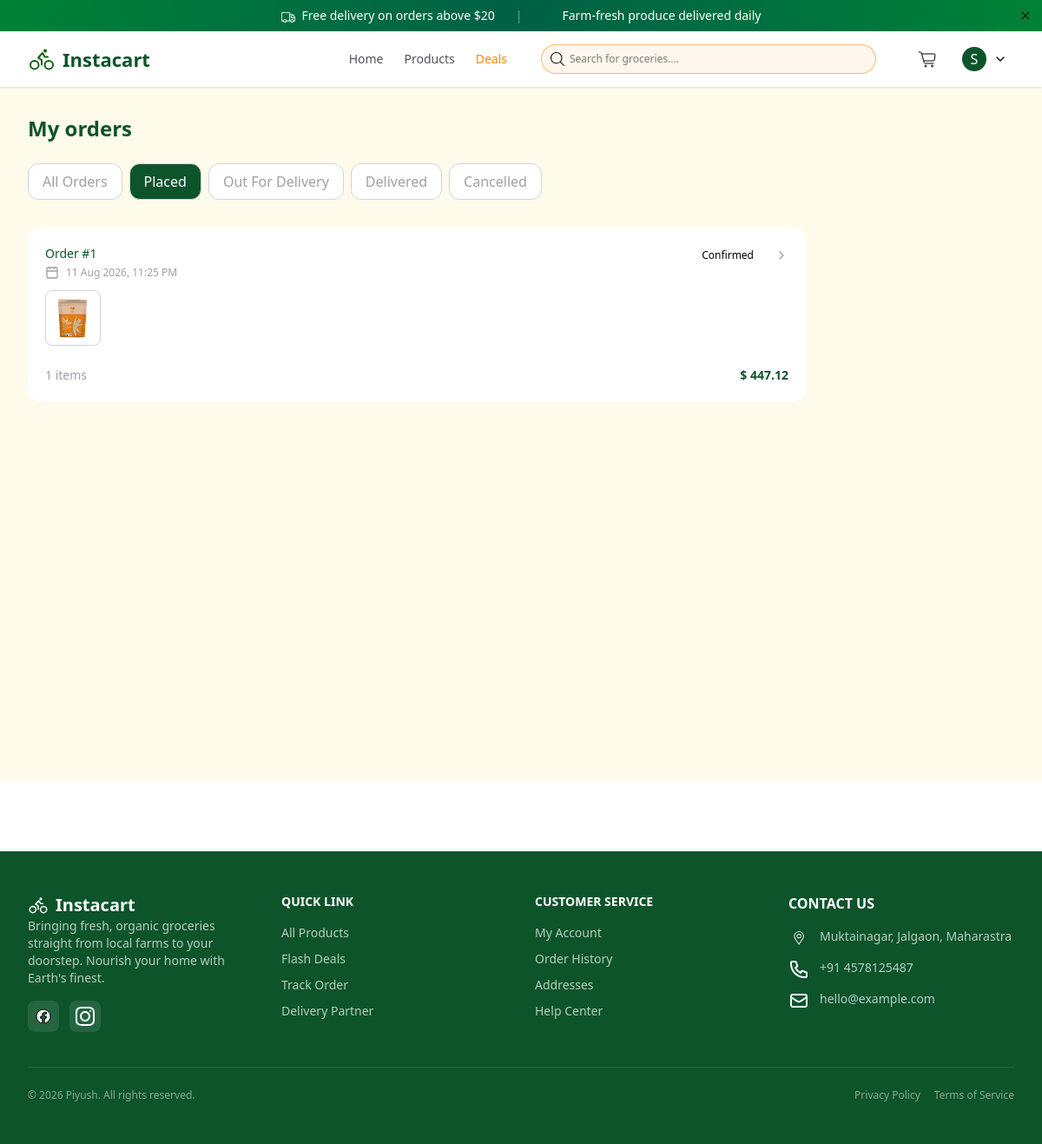
The page /orders/?activeTab=Placed (signed in) on the database its author committed.
### accounts/models.py (models this page shows, shortened)
class User(AbstractUser):
    email = models.EmailField(unique=True)
    phone = models.CharField(max_length=15, blank=True)
    avatar = models.ImageField(upload_to="avatars/", blank=True, null=True)
    is_admin = models.BooleanField(default=False)
    USERNAME_FIELD = 'email'
    REQUIRED_FIELDS = ['username']

### FeaturesApp/models.py (models this page shows, shortened)
class Order(models.Model):
    STATUS_CHOICES = (
        ("Placed", "Placed"),
        ("Confirmed", "Confirmed"),
        ('Assigned', 'Assigned'),
        ("Packed", "Packed"),
        ("Out for Delivery", "Out for Delivery"),
        ("Delivered", "Delivered"),
        ("Cancelled", "Cancelled"),
    )
    PAYMENT_METHODS = (
        ("card", "Card"),
        ("cash", "Cash"),
    )
    user = models.ForeignKey(settings.AUTH_USER_MODEL, on_delete=models.CASCADE, related_name="order")
    shipping_address = models.ForeignKey(Address, on_delete=models.CASCADE, related_name="order")
    payment_method = models.CharField(max_length=20, choices=PAYMENT_METHODS, default='card')
    subtotal = models.DecimalField(max_digits=10, decimal_places=2)
    delivery_fee = models.DecimalField(max_digits=10, decimal_places=2, default=0)
    tax = models.DecimalField(max_digits=10, decimal_places=2, default=0)
    total = models.DecimalField(max_digits=10, decimal_places=2)
    status = models.CharField(max_length=30, choices=STATUS_CHOICES, default='Placed')
    delivery_partner = models.ForeignKey(DeliveryPartner, on_delete=models.SET_NULL, null=True, blank=True, related_name="order")
    delivery_otp = models.CharField(max_length=6, blank=True, default='')
    live_location = models.JSONField(blank=True, null=True)
    is_paid = models.BooleanField(default=False)
    created_at = models.DateTimeField(auto_now_add=True)
    updated_at = models.DateTimeField(auto_now=True)

class OrderItem(models.Model):
    order = models.ForeignKey(Order, on_delete=models.CASCADE, related_name="items")
    product = models.ForeignKey(Product, on_delete=models.CASCADE, related_name="OrderItemProduct")
    quantity = models.PositiveIntegerField()
    price = models.DecimalField(max_digits=10, decimal_places=2)

class Product(models.Model):
    category = models.ForeignKey(Category, on_delete=models.CASCADE, related_name='ProductCategory')
    name = models.CharField(max_length=200)
    description = models.TextField(blank=True)
    price = models.DecimalField(max_digits=10, decimal_places=2, blank=True)
    original_price = models.DecimalField(max_digits=10, decimal_places=2, default=0)
    image = models.ImageField(upload_to="products/")
    unit = models.CharField(max_length=30, default='piece')
    stock = models.PositiveIntegerField(default=0)
    is_organic = models.BooleanField(default=False)
    rating = models.FloatField(default=0)
    review_count = models.PositiveIntegerField(default=0)
    discount = models.DecimalField(max_digits=5, decimal_places=2, default=0)
    created_at = models.DateTimeField(auto_now_add=True)
    updated_at = models.DateTimeField(auto_now=True)

### FeaturesApp/views.py (the view)
# urls.py: path("orders/", MyOrders, name="MyOrders"),
@login_required(login_url='Login')
def MyOrders(request):
    activeTab = request.GET.get('activeTab','All Orders')
    if activeTab == 'All Orders':
        orders = Order.objects.filter(user=request.user)
    elif activeTab == 'Placed':
        orders = Order.objects.filter(user=request.user, status__in=[ 'Placed', 'Confirmed', 'Assigned', 'Packed'])
    else:
        orders = Order.objects.filter(user=request.user, status=activeTab)
    statusCol = statusColors()
    for order in orders:
        order.statusColour = statusCol.get(order.status, 'bg-gray-100 text-gray-700') # will raise error for unexpeted status
        order.itemsExtraCount = max(order.items.count()-4, 0)
    context={
        'cart':cart(request),
        'orders':orders.prefetch_related('items__product').order_by('-created_at'),
        'tabs':['All Orders', 'Placed', 'Out For Delivery', 'Delivered', 'Cancelled'],
        'activeTab':activeTab,
        'statusColours':statusCol,
    }
    return render(request, "MyOrders.html", context=context)

### FeaturesApp/dummyData.py (called while the page is built)
def statusColors():
    return {
        'Placed': "bg-blue-100 text-blue-700",
        'Confirmed': "bg-indigo-100 text-indigo-700",
        'Packed': "bg-purple-100 text-purple-700",
        "Out for Delivery": "bg-orange-400/10 text-orange-400",
        'Delivered': "bg-green-100 text-green-700",
        'Cancelled': "bg-red-100 text-red-700",
    }

### FeaturesApp/views.py (called while the page is built, shortened)
def cart(request):
    cart_items = []
    cart_total = Decimal('0')
    cart_count = 0
    if request.user.is_authenticated:
        items = CartItem.objects.filter(user=request.user)
    delivery_fee = Decimal('0')
    if cart_total <= Decimal('20'):
        delivery_fee = Decimal(1.99)
    tax = cart_total * Decimal(0.08)
    tax = round(tax, 2)
    context = {
        "cart_items":cart_items,
        "cart_total":cart_total,
        "cart_count":cart_count,
        "grand_total": cart_total + delivery_fee,
        "delivery_fee":delivery_fee,
        'tax':tax,
        'last_total': cart_total + delivery_fee + tax,
    }
    return context

### theme/templates/MyOrders.html (shortened to what this page needs)
{% extends 'AppLayout.html' %}
{% block content %}
    <div class="min-h-screen bg-amber-50 mb-20">
        <div class="max-w-7xl mx-auto px-4 sm:px-6 lg:px-8 py-8">
            <h1 class="text-2xl font-semibold text-green-900 mb-6">My orders</h1>
            <div class="flex gap-2 mb-6 overflow-x-auto pb-2">
                {% for tab in tabs %}
                    <a href=" {% url 'MyOrders' %}?activeTab={{ tab }}">
                        <button class=" px-4 py-2 tex-sm font-medium rounded-xl whitespace-nowrap transition-colors border border-gray-300
                        {% if activeTab == tab %}
                            bg-green-900 text-white
                        {% else %}
                            bg-white text-zinc-400 hover:bg-amber-200
                        {% endif %}
                        ">
                        {{ tab }}
                        </button>
                    </a>
                {% endfor %}
            </div>
            {% if orders|length == 0 %}
                <div class="text-center py-16">
                    <i data-lucide="package" class="size-16 text-zinc-400 mx-auto mb-4"></i>
                    <h2 class="text-lg font-medium text-green-900 mb-2">No orders yet</h2>
                    <p class="text-sm text-zinc-400 mb-4">Start shopping to see your orders here</p>
                    <a href="{% url 'Products' %}" class="inline-flex px-4 py-2 bg-green-900 text-white text-sm rounded-lg">
                        Start Shopping
                    </a>
                </div>
            {% else %}
                <div class="space-y-4">
                    {% for order in orders %}
                        <a href="{% url 'OrderTracking' order.id %}" class="block max-w-4xl bg-white rounded-2xl p-5 hover:shadow transition-all">
                            <div class="flex items-start justify-between mb-3">
                                <div class="">
                                    <p class="text-sm font-medium text-green-900">Order #{{ order.id|slice:"-8:"|upper }}</p>
                                    <div class="flex items-center gap-2 mt-1">
                                        <i data-lucide="calendar" class="size-4 text-zinc-400"></i>
                                        <span class="text-xs text-zinc-400">{{ order.created_at|date:"d M Y, h:i A" }}</span>
                                    </div>
                                </div>
                                <div class="flex items-center gap-2">
                                    <span class="px-4 py-1 text-xs font-medium rounded-full {{ order.statusColour }}">
                                        {{ order.status }}
                                    </span>
                                    <i data-lucide="chevron-right" class="size-4 text-zinc-400"></i>
                                </div>
                            </div>
                            <div class="flex items-center gap-2 mb-3">
                                {% for item in order.items.all|slice:':4' %}
                                    <img src="{{ item.product.image.url }}" alt="{{ item.product.name }}" class="size-12 sm:size-16 rounded-lg object-cover border border-gray-300">
                                {% endfor %}
                            </div>
                            <div class="flex justify-between items-center pt-3 text-sm">
                                <span class="text-zinc-400">{{ order.items.all|length }} items</span>
                                <span class="font-semibold text-green-900">$ {{ order.total }}</span>
                            </div>
                        </a>
                    {% endfor %}
                </div>
            {% endif %}
        </div>
    </div>
{% endblock content %}

### theme/templates/components/Navbar.html (shortened to what this page needs)
{% load static %}
<section>
    <nav class = "bg-white sticky top-0 z-50 shadow-sm">
        <div class="max-w-7xl mx-auto px-4 sm:px-6 lg:px-8 flex items-center justify-between h-16 gap-4">
            <a href="{% url 'Home' %}" class="flex items-center gap-2 text-[22px] font-semibold shrink-0 text-green-900">
                <img src="{% static 'icons/delivery.svg' %}" alt="" class="size-8"> Instacart
            </a>
            <div class="w-full flex items-center justify-end gap-4 lg:gap-10">
                <div class="hidden md:flex items-center gap-6 text-sm text-zinc-600 font-medium">
                    <a href="{% url 'Home' %}" class="cursor-pointer">Home</a>
                    <a href="{% url 'Products' %}" class="cursor-pointer">Products</a>
                    <a href="{% url 'FlashDeals' %}" class="text-orange-400 cursor-pointer">Deals</a>
                </div>
                <form action="{% url 'SearchResults' %}" class="hidden sm:flex flex-1 max-w-sm text-xs">
                    <div class="relative w-full">
                        <img src="{% static 'icons/search.svg' %}" alt="" class="absolute left-2.5 top-1/2 -translate-y-1/2 size-4">
                        <input type="text" name="search" placeholder="Search for groceries...." class="w-full pl-8 p-2 bg-orange-50 rounded-full ring ring-orange-300 focus:outline-none focus:ring-orange-600">
                    </div>
                </form>
                <div class="flex items-center gap-3">
                    <button id="sidebar-cart-btn" class="relative p-2 rounded-xl hover:cursor-pointer hover:bg-amber-200">
                        <img src="{% static 'icons/cart.svg' %}" alt="" class="size-6">
                    </button>
                    <div class="relative">
                        {% if user.is_authenticated %}
                            <button id="menu-btn-lg-screen" class="flex items-center gap-2 p-2 cursor-pointer">
                                <div class="size-7 rounded-full bg-green-900 text-white flex items-center justify-center">
                                    {% if user.first_name %}
                                        {{ user.first_name|first|upper }}
                                    {% else %}
                                        {{ user.username|first|upper }}
                                    {% endif %}
                                </div>
                                <img id="chevron-icon" src="{% static 'icons/chevron-down.svg' %}" class="size-4 transition-transform duration-200 ease-in-out">
                            </button>
                        {% endif %}
                    </div>
                </div>
            </div>
        </div>
    </nav>
</section>

### rows shown on the page
User: username|first "S"
Order: id "1", created_at "11 Aug 2026, 11:25 PM", status "Confirmed", items.all|length "1", total "447.12"
OrderItem: product.image (picture)

### other values the page prints
{{ tab }} "All Orders" "Placed" "Out For Delivery" "Delivered" "Cancelled"
